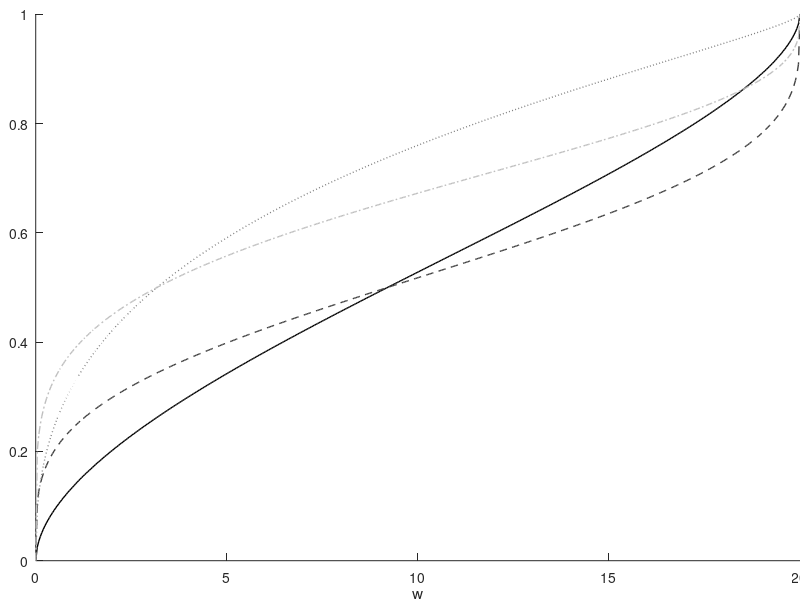

This chart was generated by the following MATLAB code: (Note: this script raises an error after producing the figure.)
cd('C:\Git\pvalue_weighting_matlab\Examples\Example09 - Optimization Plots');
addpath '../../Code'
addpath '../../Code/Helper Code'
%% plot summand in objective function
eta_a = [-0.1 -1];
sigma_a = [1 2];
q = 1/20;

a = {'-','--',':','-.'};
figure, hold on
col = colormap(gray(5));
for i=1:length(eta_a)
  for j=1:length(sigma_a)
    eta = eta_a(i);
    sigma  = sigma_a(j);
    gamma = sqrt(1+sigma^2);   
    generic_term = @(w) normcdf( (norminv(q*w)-eta)/gamma);
    h = ezplot(generic_term,[0,1/q]);
    ylim([0,1]);
    set(h,'LineWidth',1);  %# Sets the line width to 1
    c = a(2*(i-1)+j);
    set(h,'LineStyle',c{1}); 
    set(h,'color',col(2*(i-1)+j,:));
  end
end
%h_legend = legend('\eta=-0.1,\sigma=1', '\eta=-0.1,\sigma=2', '\eta=-1,\sigma=1', '\eta=-1,\sigma=2', ...
  %'location', 'southeast');
%set(h_legend,'FontSize',7);
title([]);
set(gca,'LooseInset',get(gca,'TightInset'))

%% plot
saveTightFigure(gcf,'objective_function.pdf')

%% grayscale
saveTightFigure(gcf,'objective_function_grayscale.pdf')


%% Not used: 
%%
addpath '../External Helper Code'
%plot generic term - as a function of c
eta = -1;
sigma = 1;
gamma = sqrt(1+sigma^2);
lambda = 1.2;
generic_term = @(c) normcdf( (c-eta)/gamma) - lambda*normcdf(c);

h = ezplot(generic_term,[-10,10]);
set(h,'LineWidth',2);  %# Sets the line width to 2

%%
filename = sprintf( './generic_term.png');
saveas(gcf, filename,'png');
fprintf(['Saved Results to ' filename '\n']);